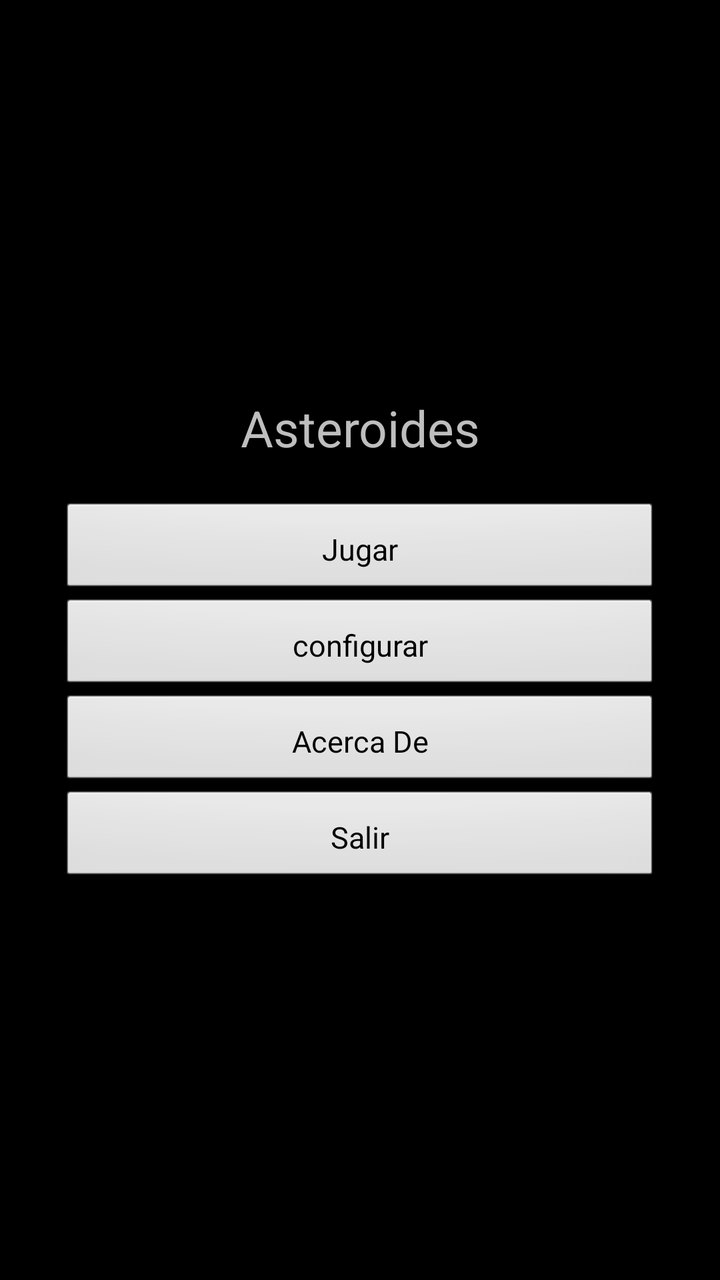
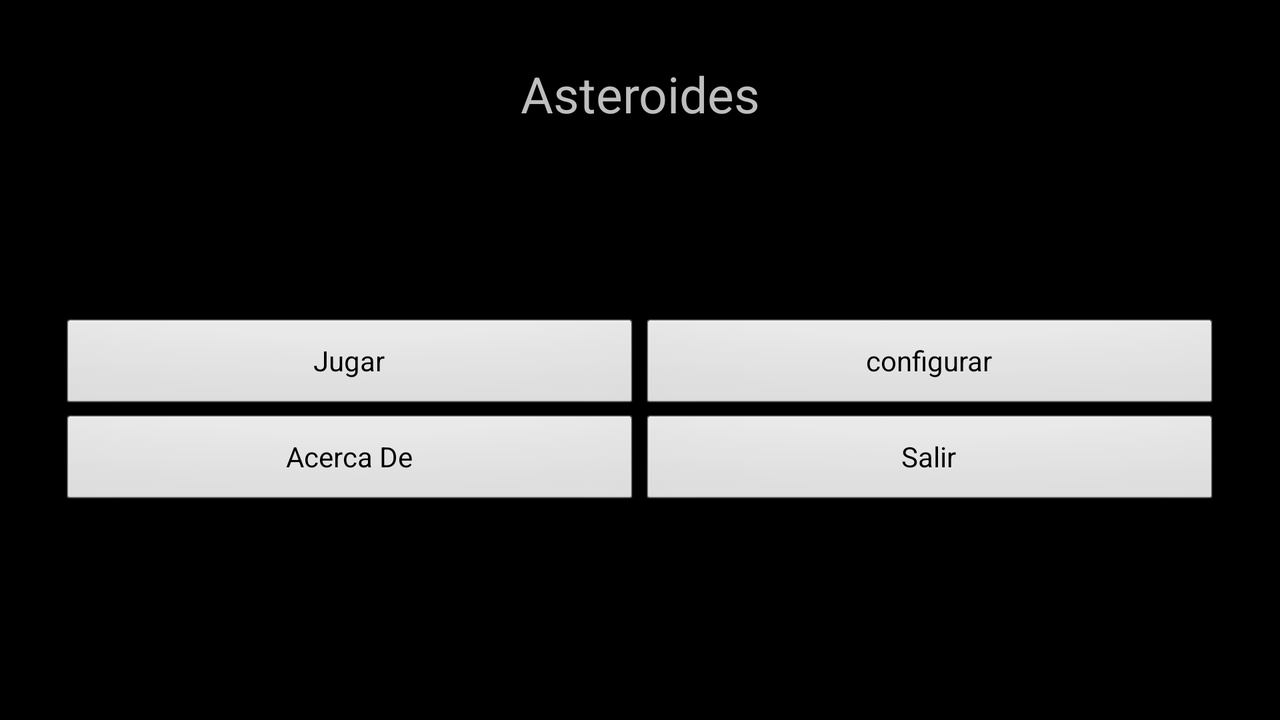

The same Android screen from two of the app's own layout files: first res/layout/ as a phone draws it, then the repository's variant for another configuration, drawn on a device whose configuration selects that folder. Both files follow.
<!-- AndroidManifest.xml: application theme TemaAsteroides -->
<!-- res/layout/main.xml -->
<LinearLayout xmlns:android="http://schemas.android.com/apk/res/android"
    xmlns:tools="http://schemas.android.com/tools"
    android:layout_width="fill_parent"
    android:layout_height="fill_parent"
    android:orientation="vertical" 
    android:gravity="center"     
    android:padding="30dip"       
    tools:context=".Asteroides" >

    <TextView
        android:id="@+id/titulo"        
        android:text="@string/tituloApp"        
    	style="@style/TextoAsteroides"    
        />

    <Button
        android:id="@+id/buttonPlay"        
        style="@style/TextoAsteroides.Botones"          
        android:text="@string/jugar" 
          
     />
    <Button
        android:id="@+id/buttonConfig"          
        style="@style/TextoAsteroides.Botones"        
        android:text="@string/configurar" />
    <Button
        android:id="@+id/buttonAcercaDe"        
        style="@style/TextoAsteroides.Botones"        
        android:text="@string/AcercaDe"
        android:onClick="lanzarAcercaDe" />
    <Button
        android:id="@+id/buttonExit"        
        style="@style/TextoAsteroides.Botones"
        android:text="@string/Salir" 
        android:onClick="lanzarSalir"/>

</LinearLayout>
<!-- resources referenced by this layout -->
<resources>
  <string name="AcercaDe">Acerca De</string>
  <string name="Salir">Salir</string>
  <string name="configurar">configurar</string>
  <string name="jugar">Jugar</string>
  <string name="tituloApp">Asteroides</string>
  <style name="TextoAsteroides">
          <item name="android:layout_width">fill_parent</item>
          <item name="android:layout_height">wrap_content</item>
          <item name="android:gravity">center</item>
  		<item name="android:textSize">25sp</item>        
  		<item name="android:layout_marginBottom">20dip</item>                   
      </style>
  <style name="TextoAsteroides.Botones">
  	     <item name="android:layout_marginBottom">0dip</item>
  	     <item name="android:textSize">15sp</item>
  	     <item name="android:padding">10dip</item>                   
      </style>
  <style name="TemaAsteroides" parent="@android:style/Theme.NoTitleBar">
          <item name="android:layout_width">fill_parent</item>
          <item name="android:layout_height">wrap_content</item>         
      </style>
</resources>
<!-- res/layout-land/main.xml (the repository's variant of the layout above) -->
<!-- drawn on the phone turned sideways -->
<LinearLayout xmlns:android="http://schemas.android.com/apk/res/android"
    xmlns:tools="http://schemas.android.com/tools"
    android:layout_width="fill_parent"
    android:layout_height="fill_parent"
    android:orientation="vertical" 
    android:gravity="center"
    android:padding="30dip"
    tools:context=".Asteroides" >

    <TextView
        android:id="@+id/titulo"
        android:layout_width="fill_parent"
        android:layout_height="wrap_content"
        android:gravity="center"
        android:text="@string/tituloApp"
        android:textSize="25sp" 
        android:layout_marginBottom="20dip"
        />

    <TableLayout
        android:layout_width="fill_parent"
        android:layout_height="fill_parent" 
        android:gravity="center"
        android:stretchColumns="*">

        <TableRow
            android:id="@+id/tableRow1"
            android:layout_width="wrap_content"
            android:layout_height="wrap_content" >

            <Button
                android:id="@+id/buttonPlay"
                android:layout_width="fill_parent"
                android:layout_height="wrap_content"
                android:text="@string/jugar" />

            <Button
                android:id="@+id/buttonConfig"
                android:layout_width="fill_parent"
                android:layout_height="wrap_content"
                android:text="@string/configurar" />

        </TableRow>

        <TableRow
            android:id="@+id/tableRow2"
            android:layout_width="wrap_content"
            android:layout_height="wrap_content" >

            <Button
                android:id="@+id/buttonAcercaDe"
                android:layout_width="fill_parent"
                android:layout_height="wrap_content"
                android:text="@string/AcercaDe" />

            <Button
                android:id="@+id/buttonExit"
                android:layout_width="fill_parent"
                android:layout_height="wrap_content"
                android:text="@string/Salir" />

        </TableRow>
    </TableLayout>

</LinearLayout>
<!-- resources referenced by the variant -->
<!-- as the phone turned sideways resolves them -->
<resources>
  <string name="AcercaDe">Acerca De</string>
  <string name="Salir">Salir</string>
  <string name="configurar">configurar</string>
  <string name="jugar">Jugar</string>
  <string name="tituloApp">Asteroides</string>
  <style name="TemaAsteroides" parent="@android:style/Theme.NoTitleBar">
          <item name="android:layout_width">fill_parent</item>
          <item name="android:layout_height">wrap_content</item>         
      </style>
</resources>
